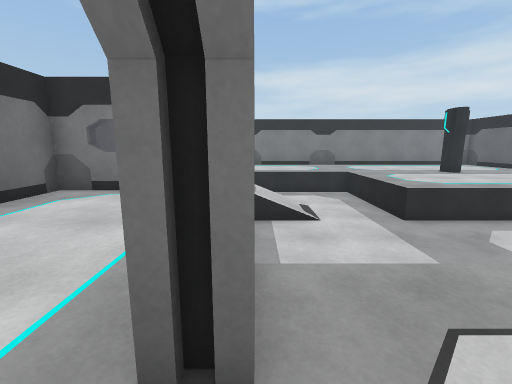
[1] (above)

16 first-person views from a walk through a Unity game level. The camera is 1.2 m above the floor, tilts 10° down and sees 90° across. The floor is counted in squares, 1 m on a side. Each view is taken from the middle of a square. On the plan, view 1 faces up. The plan holds only what a view shows up to about 12 squares ahead; the rest is blank. The player character is not drawn.

[2]
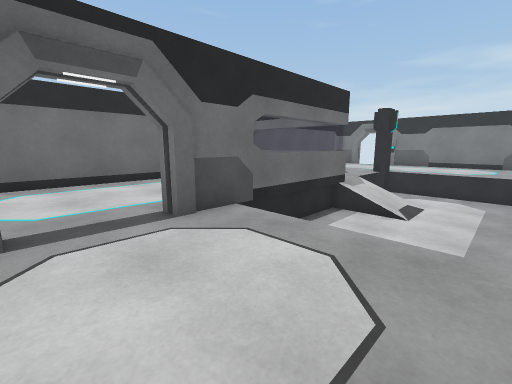

[3]
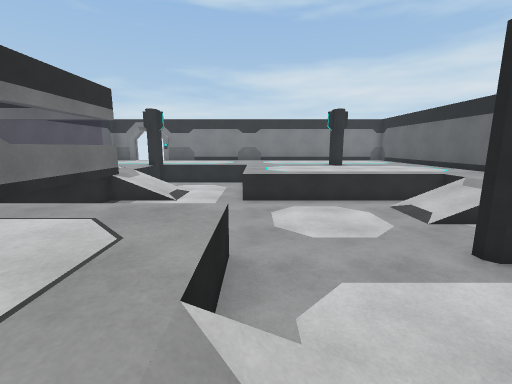

[4]
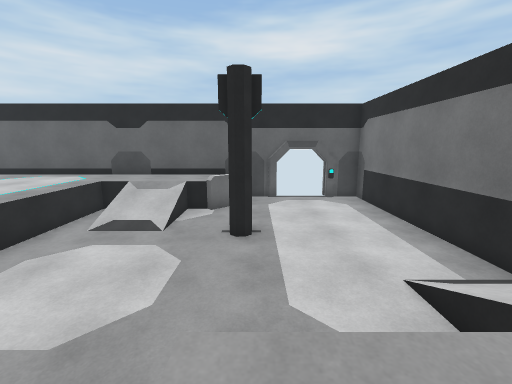

[5]
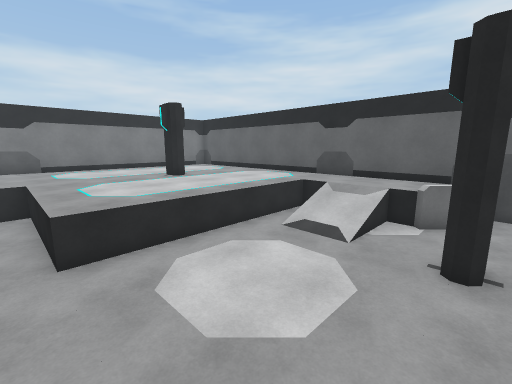

[6]
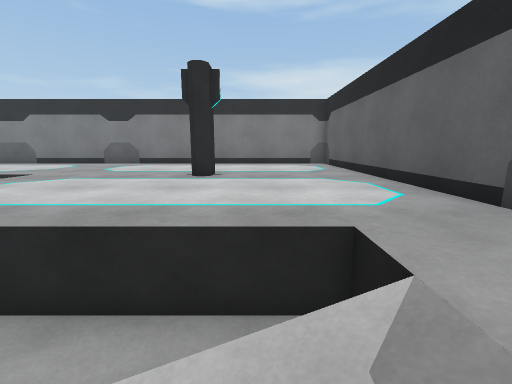

[7]
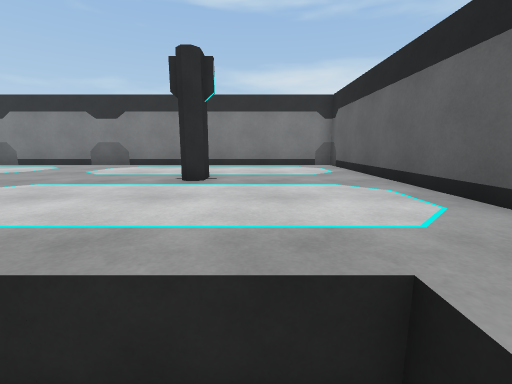

[8]
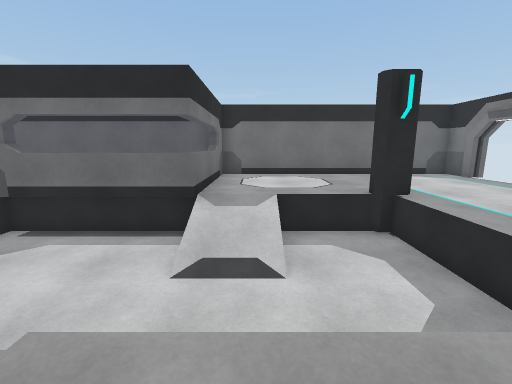

[9]
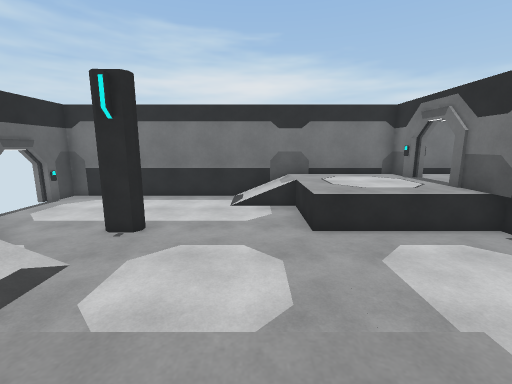

[10]
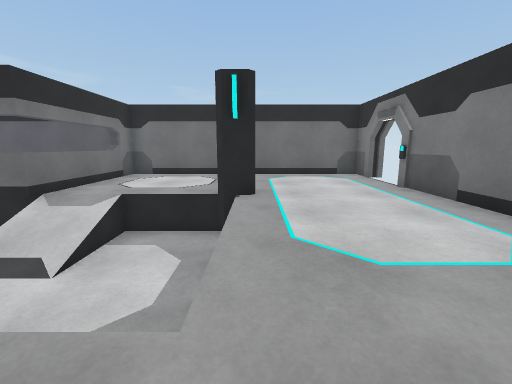

[11]
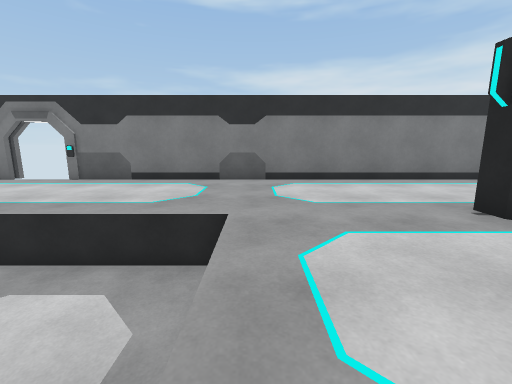

[12]
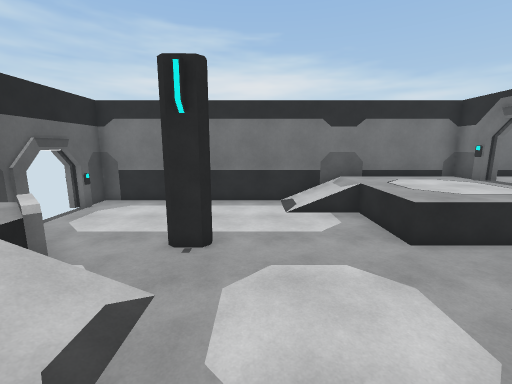

[13]
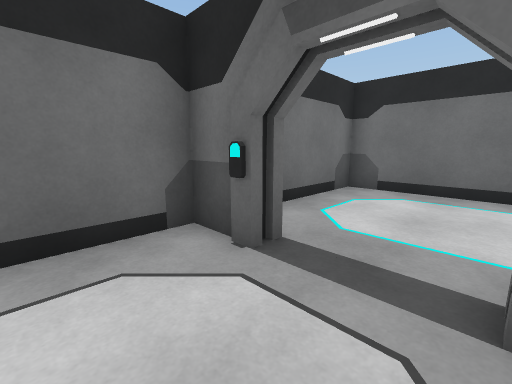

[14]
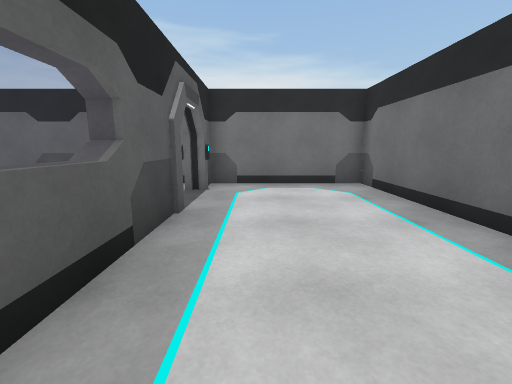

[15]
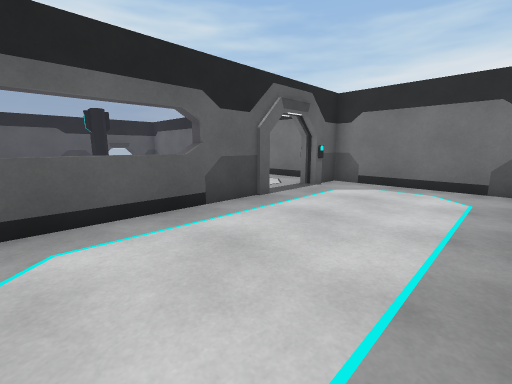

[16]
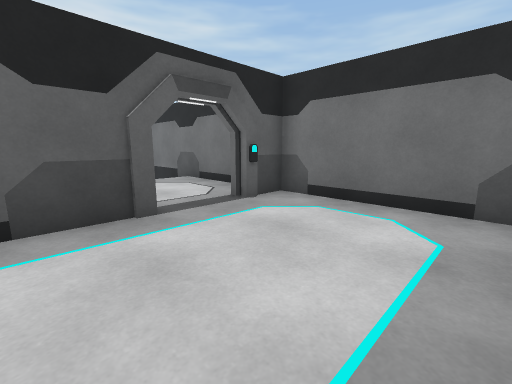

### Floor plan
Key: @ floor where view 1 was taken; # wall or solid block; x gap in a wall; . main floor; - floor 1 m lower than the main floor; / step, stairs or slope; = window, fence, low wall or low ledge; C column.
Columns run from 6 left of view 1 to 15 right of it. Each row starts with its distance up from view 1.
 18 ##x #################
 17 #...................#
 16 #...................#
 15 #...................#
 14 #...................#
 13 #....C.........##...#
 12 #....C-----....C#...#
 11 #.....-----.........#
 10 #.....-----.........#
  9 #.....//---.........#
  8 #.....//---.........#
  7 ##====#-----------..#
  6 #.....=---------//..#
  5 #.....=---------//..#
  4 #.....=-----------=.#
  3 #.....#-----------#/#
  2 #.....#....----#C-- #
  1 #..........---------#
  0 #.....@....----------
 -1 #.....#....//-------##
 -2 #.....#....//-------#
 -3 #####################

Where each view was taken, in squares from view 1:
view 1: 0 up, 0 right, facing up
view 2: 1 down, 4 right, facing up-left
view 3: 2 down, 5 right, facing up
view 4: 2 up, 3 right, facing right
view 5: 2 up, 4 right, facing up-right
view 6: 5 up, 11 right, facing up
view 7: 6 up, 11 right, facing up
view 8: 9 up, 6 right, facing left
view 9: 9 up, 6 right, facing down
view 10: 13 up, 6 right, facing left
view 11: 8 up, 5 right, facing up
view 12: 8 up, 8 right, facing down
view 13: 1 up, 2 right, facing down-left
view 14: 6 up, 2 left, facing down
view 15: 6 up, 5 left, facing down-right
view 16: 3 up, 5 left, facing down-right
